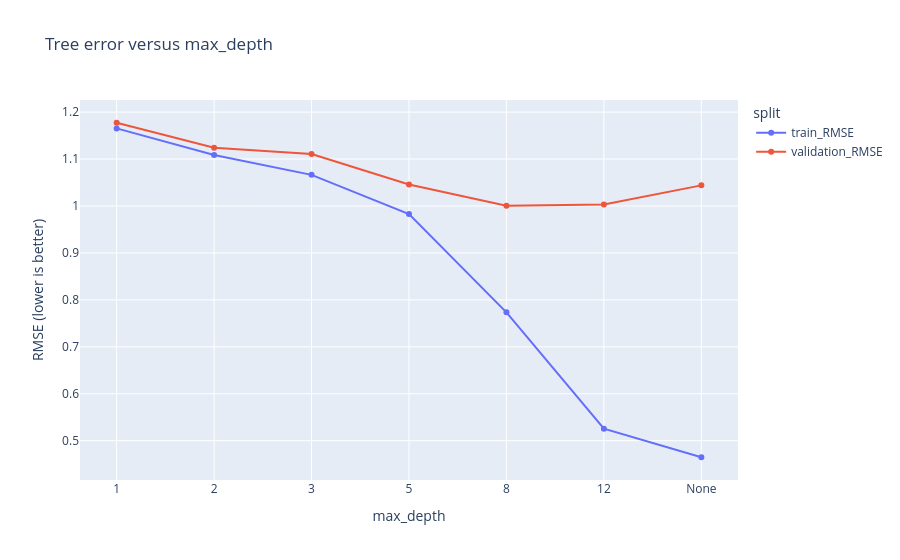
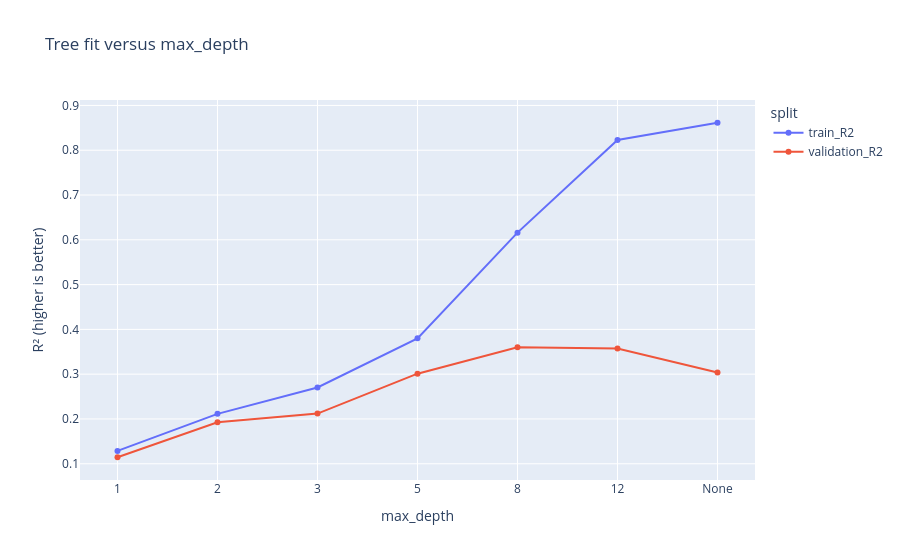

The code cell stored with these charts, in order, in its notebook:
### Markdown cell above
## 9. Underfitting versus overfitting

Compare training and validation curves. A widening gap is evidence that the model is fitting patterns that do not transfer to held-out molecules.

### Code cell
depth_long = depth_results.melt(
    id_vars="max_depth",
    value_vars=["train_RMSE", "validation_RMSE"],
    var_name="split",
    value_name="RMSE",
)
depth_fig = px.line(
    depth_long, x="max_depth", y="RMSE", color="split", markers=True,
    title="Tree error versus max_depth",
    labels={"RMSE": "RMSE (lower is better)"},
)
depth_fig.show()

depth_r2_long = depth_results.melt(
    id_vars="max_depth",
    value_vars=["train_R2", "validation_R2"],
    var_name="split",
    value_name="R2",
)
depth_r2_fig = px.line(
    depth_r2_long, x="max_depth", y="R2", color="split", markers=True,
    title="Tree fit versus max_depth",
    labels={"R2": "R² (higher is better)"},
)
depth_r2_fig.show()

### Figure 1 — Plotly figure (JSON) as saved in the notebook; plotly's stock layout.template omitted (floating-point values rounded to 4 significant figures)
{"data": [{"hovertemplate": "split=train_RMSE<br>max_depth=%{x}<br>RMSE (lower is better)=%{y}<extra></extra>", "legendgroup": "train_RMSE", "line": {"color": "#636efa", "dash": "solid"}, "marker": {"symbol": "circle"}, "mode": "lines+markers", "name": "train_RMSE", "orientation": "v", "showlegend": true, "type": "scatter", "x": ["1", "2", "3", "5", "8", "12", "None"], "xaxis": "x", "y": [1.165, 1.109, 1.066, 0.9829, 0.7736, 0.5255, 0.4648], "yaxis": "y"}, {"hovertemplate": "split=validation_RMSE<br>max_depth=%{x}<br>RMSE (lower is better)=%{y}<extra></extra>", "legendgroup": "validation_RMSE", "line": {"color": "#EF553B", "dash": "solid"}, "marker": {"symbol": "circle"}, "mode": "lines+markers", "name": "validation_RMSE", "orientation": "v", "showlegend": true, "type": "scatter", "x": ["1", "2", "3", "5", "8", "12", "None"], "xaxis": "x", "y": [1.177, 1.124, 1.111, 1.046, 1.001, 1.003, 1.044], "yaxis": "y"}], "layout": {"legend": {"title": {"text": "split"}, "tracegroupgap": 0}, "title": {"text": "Tree error versus max_depth"}, "xaxis": {"anchor": "y", "domain": [0, 1], "title": {"text": "max_depth"}}, "yaxis": {"anchor": "x", "domain": [0, 1], "title": {"text": "RMSE (lower is better)"}}}}

### Figure 2 — Plotly figure (JSON) as saved in the notebook; plotly's stock layout.template omitted (floating-point values rounded to 4 significant figures)
{"data": [{"hovertemplate": "split=train_R2<br>max_depth=%{x}<br>R² (higher is better)=%{y}<extra></extra>", "legendgroup": "train_R2", "line": {"color": "#636efa", "dash": "solid"}, "marker": {"symbol": "circle"}, "mode": "lines+markers", "name": "train_R2", "orientation": "v", "showlegend": true, "type": "scatter", "x": ["1", "2", "3", "5", "8", "12", "None"], "xaxis": "x", "y": [0.1287, 0.2115, 0.2703, 0.38, 0.616, 0.8228, 0.8614], "yaxis": "y"}, {"hovertemplate": "split=validation_R2<br>max_depth=%{x}<br>R² (higher is better)=%{y}<extra></extra>", "legendgroup": "validation_R2", "line": {"color": "#EF553B", "dash": "solid"}, "marker": {"symbol": "circle"}, "mode": "lines+markers", "name": "validation_R2", "orientation": "v", "showlegend": true, "type": "scatter", "x": ["1", "2", "3", "5", "8", "12", "None"], "xaxis": "x", "y": [0.1145, 0.1925, 0.212, 0.3011, 0.3602, 0.3571, 0.3038], "yaxis": "y"}], "layout": {"legend": {"title": {"text": "split"}, "tracegroupgap": 0}, "title": {"text": "Tree fit versus max_depth"}, "xaxis": {"anchor": "y", "domain": [0, 1], "title": {"text": "max_depth"}}, "yaxis": {"anchor": "x", "domain": [0, 1], "title": {"text": "R² (higher is better)"}}}}
